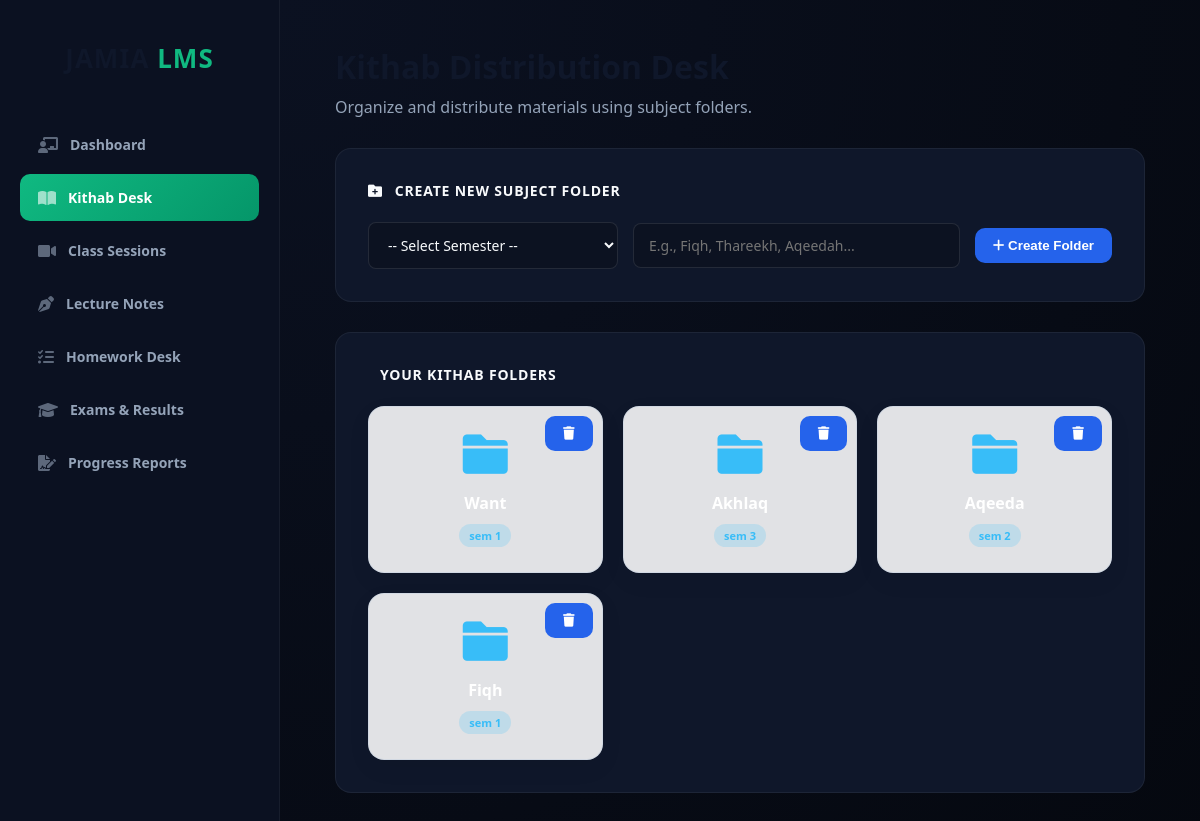
The app's page /teacher/kithabs (signed in) with its own data.
### tables this page shows
CREATE TABLE folders (id INTEGER PRIMARY KEY AUTOINCREMENT, name TEXT NOT NULL, module TEXT NOT NULL, teacher TEXT NOT NULL, created_at TIMESTAMP DEFAULT CURRENT_TIMESTAMP, semester_id INTEGER DEFAULT 0);

CREATE TABLE semesters (id INTEGER PRIMARY KEY AUTOINCREMENT, name TEXT UNIQUE NOT NULL, created_at TIMESTAMP DEFAULT CURRENT_TIMESTAMP);

### app.py (the view)
@app.route('/teacher/kithabs')
def teacher_kithabs():
    if 'username' not in session or session.get('role') != 'teacher': return redirect(url_for('login'))
    conn = get_db()
    semesters = conn.execute('SELECT * FROM semesters ORDER BY id ASC').fetchall()
    folders = conn.execute('SELECT f.id, f.name, f.module, f.teacher, f.created_at, f.semester_id, s.name as sem_name FROM folders f LEFT JOIN semesters s ON f.semester_id = s.id WHERE f.module="kithabs" ORDER BY f.id DESC').fetchall()
    conn.close()
    return render_template('teacher_kithabs.html', folders=folders, current_folder=None, semesters=semesters)

### app.py (called while the page is built)
def get_db():
    conn = sqlite3.connect(DB_PATH)
    conn.row_factory = sqlite3.Row
    return conn

### templates/teacher_kithabs.html (shortened to what this page needs)
<!DOCTYPE html>
<html lang="en">
<head>
    <link rel="stylesheet" href="https://cdnjs.cloudflare.com/ajax/libs/font-awesome/6.0.0/css/all.min.css">
    <link rel="stylesheet" href="{{ url_for('static', filename='style.css') }}?v=17.0">
</head>
<body>
    <div class="side-nav-menu">
        <div style="text-align: center; margin-bottom: 45px; padding-top: 15px;">
            <h2 style="margin: 0; font-size: 26px; font-weight: 800; letter-spacing: 1px;">JAMIA <span style="color: #10b981;">LMS</span></h2>
        </div>
        <a href="{{ url_for('teacher_dashboard') }}" class="nav-link"><i class="fas fa-chalkboard-teacher"></i> Dashboard</a>
        <a href="{{ url_for('teacher_kithabs') }}" class="nav-link active"><i class="fas fa-book-open"></i> Kithab Desk</a>
        <a href="{{ url_for('teacher_classes') }}" class="nav-link"><i class="fas fa-video"></i> Class Sessions</a>
        <a href="{{ url_for('teacher_notes') }}" class="nav-link"><i class="fas fa-pen-nib"></i> Lecture Notes</a>
        <a href="{{ url_for('teacher_works') }}" class="nav-link"><i class="fas fa-tasks"></i> Homework Desk</a>
        <a href="{{ url_for('teacher_exams') }}" class="nav-link"><i class="fas fa-graduation-cap"></i> Exams & Results</a>
        <a href="{{ url_for('teacher_reports') }}" class="nav-link"><i class="fas fa-file-signature"></i> Progress Reports</a>
    </div>
    <main class="main-content">
        {% if current_folder %}
            <div style="display: flex; justify-content: space-between; align-items: center; margin-bottom: 30px;">
                <h1 style="margin: 0;"><i class="fa-solid fa-folder-open" style="color: #38bdf8;"></i> Subject: {{ current_folder[1] }}</h1>
                <a href="{{ url_for('teacher_kithabs') }}" class="btn-primary" style="background: #334155 !important;"><i class="fa-solid fa-arrow-left"></i> Back to Folders</a>
            </div>
            {% with messages = get_flashed_messages(with_categories=true) %}
                {% if messages %}{% for category, message in messages %}<div style="background: rgba(16,185,129,0.1); padding: 15px; color: #10b981; border: 1px solid #10b981; border-radius: 8px; margin-bottom: 20px;">{{ message }}</div>{% endfor %}{% endif %}
            {% endwith %}
            <div class="dash-wrapper">
                <div class="section-header"><i class="fas fa-cloud-upload-alt"></i> Upload to '{{ current_folder[1] }}'</div>
                <form action="{{ url_for('teacher_kithabs_inside', folder_id=current_folder[0]) }}" method="POST" enctype="multipart/form-data">
                    <input type="text" name="title" class="modern-input" placeholder="Kithab Title / Chapter Name" required>
                    <input type="file" name="pdf_file" class="modern-input" accept=".pdf" required>
                    <button type="submit" class="btn-primary"><i class="fas fa-upload"></i> Distribute Kithab</button>
                </form>
            </div>
            <div class="dash-wrapper">
                <div class="section-header"><i class="fas fa-book"></i> Materials in this Folder</div>
                <table>
                    <thead><tr><th>Kithab Title</th><th>File</th><th>Action</th></tr></thead>
                    <tbody>
                        {% if kithabs %}
                            {% for k in kithabs %}
                            <tr>
                                <td><strong>{{ k[1] }}</strong></td>
                                <td><a href="{{ url_for('uploaded_file', filename=k[2]) }}" target="_blank" style="color: #38bdf8; text-decoration: none;"><i class="fas fa-file-pdf"></i> {{ k[2][:20] }}...</a></td>
                                <td>
                                    <form action="{{ url_for('delete_kithab', kithab_id=k[0]) }}" method="POST" style="margin: 0;" onsubmit="return confirm('Delete this kithab?');">
                                        <button type="submit" style="background: rgba(239,68,68,0.1); color: #ef4444; border: none; padding: 8px 12px; border-radius: 6px; cursor: pointer;"><i class="fas fa-trash"></i></button>
                                    </form>
                                </td>
                            </tr>
                            {% endfor %}
                        {% else %}
                            <tr><td colspan="3" style="text-align: center; color: #64748b;">No materials in this folder yet.</td></tr>
                        {% endif %}
                    </tbody>
                </table>
            </div>
        {% else %}
            <div style="margin-bottom: 30px;">
                <h1 style="margin: 0; font-size: 32px; font-weight: 800;">Kithab Distribution Desk</h1>
                <p style="margin: 8px 0 0 0; font-size: 16px; color: #94a3b8;">Organize and distribute materials using subject folders.</p>
            </div>
            <div class="dash-wrapper">
                <div class="section-header"><i class="fa-solid fa-folder-plus"></i> Create New Subject Folder</div>
                <form action="{{ url_for('create_folder') }}" method="POST" style="display: flex; gap: 15px; align-items: center;">
                    <select name="semester_id" class="modern-input" style="margin: 0; width: 250px;" required>
                        <option value="" disabled selected>-- Select Semester --</option>
                    </select>
                    <input type="text" name="name" class="modern-input" placeholder="E.g., Fiqh, Thareekh, Aqeedah..." required style="margin: 0; flex: 1;">
                    <button type="submit" class="btn-primary" style="white-space: nowrap;"><i class="fa-solid fa-plus"></i> Create Folder</button>
                </form>
            </div>
            <div class="dash-wrapper">
                <div class="section-header"> Your Kithab Folders</div>
                <div class="folder-grid">
                    {% if folders %}
                        {% for f in folders %}
                            <div style="position: relative;">
                                <a href="{{ url_for('teacher_kithabs_inside', folder_id=f[0]) }}" class="subject-folder-box">
                                    <i class="fa-solid fa-folder"></i>
                                    <h3>{{ f[1] }}</h3>
                                    <span style="display: inline-block; margin-top: 10px; background: rgba(56, 189, 248, 0.2); color: #38bdf8; padding: 4px 10px; border-radius: 12px; font-size: 11px; font-weight: 700;">
                                        {% if f[6] %}{{ f[6] }}{% else %}Public Folder{% endif %}
                                    </span>
                                </a>
                                <form action="{{ url_for('delete_folder', folder_id=f[0]) }}" method="POST" onsubmit="return confirm('WARNING: Are you sure you want to delete this folder and ALL kithabs inside it?');">
                                    <button type="submit" class="folder-delete-btn"><i class="fa-solid fa-trash"></i></button>
                                </form>
                            </div>
                        {% endfor %}
                    {% else %}
                        <p style="color: #94a3b8; grid-column: 1 / -1;">No folders created yet.</p>
                    {% endif %}
                </div>
            </div>
        {% endif %}
    </main>
</body>
</html>

### static/style.css (style rules this page uses)
* { box-sizing: border-box; transition: background-color 0.2s ease, border-color 0.2s ease, color 0.2s ease, transform 0.15s ease, box-shadow 0.2s ease; }
body { margin: 0; font-family: 'Segoe UI', -apple-system, BlinkMacSystemFont, Roboto, sans-serif; background: #fdfbf5 !important; color: #0f172a !important; min-height: 100vh; }
body:not(.dark-mode) .card, body:not(.dark-mode) [class*="card"], body:not(.dark-mode) [class*="desk"], body:not(.dark-mode) [class*="panel"], body:not(.dark-mode) [class*="box"], body:not(.dark-mode) [class*="container"], body:not(.dark-mode) [style*="background: white"], body:not(.dark-mode) [style*="background-color: white"], body:not(.dark-mode) [style*="background: #fff"], body:not(.dark-mode) [style*="background:#fff"], body:not(.dark-mode) [style*="background: #ffffff"], body:not(.dark-mode) [style*="background:#ffffff"] { background: rgba(255, 255, 255, 0.88) !important; backdrop-filter: blur(12px) !important; border-radius: 16px !important; border: 1px solid rgba(203, 213, 225, 0.7) !important; box-shadow: 0 8px 24px rgba(0, 0, 0, 0.05) !important; color: #0f172a !important; }
body:not(.dark-mode) button, body:not(.dark-mode) .btn, body:not(.dark-mode) .btn-action, body:not(.dark-mode) .btn-submit, body:not(.dark-mode) input[type="submit"] { background: #2563eb !important; color: #ffffff !important; border-radius: 10px !important; padding: 10px 18px !important; font-weight: 600 !important; border: none !important; cursor: pointer !important; }

### templates/teacher_kithabs.html (style rules this page uses)
body { margin: 0; display: flex; background: #05080f !important; color: #f8fafc; font-family: 'Segoe UI', system-ui, sans-serif; height: 100vh; overflow: hidden; }
.side-nav-menu { width: 280px; background: #0b1121 !important; padding: 25px 20px; border-right: 1px solid rgba(255,255,255,0.05); display: flex; flex-direction: column; z-index: 10; }
.main-content { flex: 1; padding: 45px 55px; overflow-y: auto; background: radial-gradient(circle at top left, #0b1121, #05080f) !important; }
.nav-link { display: flex; align-items: center; gap: 12px; color: #94a3b8 !important; text-decoration: none; padding: 14px 18px; border-radius: 10px; margin-bottom: 6px; font-size: 14px; font-weight: 600; transition: all 0.3s ease; }
.nav-link i { font-size: 16px; opacity: 0.6; }
.nav-link.active { background: linear-gradient(135deg, #10b981, #059669) !important; color: #ffffff !important; }
.dash-wrapper { background: #0f172a !important; border: 1px solid rgba(255, 255, 255, 0.06) !important; border-radius: 16px !important; padding: 32px; margin-bottom: 30px; }
.section-header { font-size: 14px; font-weight: 800; margin-bottom: 22px; display: flex; align-items: center; gap: 12px; letter-spacing: 0.8px; text-transform: uppercase; color: #f8fafc !important; }
.modern-input { width: 100%; box-sizing: border-box; background: rgba(0,0,0,0.2); border: 1px solid rgba(255,255,255,0.1); border-radius: 8px; padding: 12px 15px; color: #f8fafc; font-family: inherit; font-size: 14px; margin-bottom: 15px; }
.btn-primary { background: linear-gradient(135deg, #10b981, #059669) !important; color: white !important; border: none; padding: 12px 25px; border-radius: 8px; font-weight: 600; cursor: pointer; text-decoration: none; display: inline-block; }
.folder-grid { display: grid; grid-template-columns: repeat(auto-fill, minmax(190px, 1fr)); gap: 20px; margin-top: 15px; }
.subject-folder-box { background: #1e293b !important; border: 1px solid #334155 !important; border-radius: 12px; padding: 25px 20px; text-align: center; text-decoration: none; transition: all 0.3s ease; display: block; position: relative; }
.subject-folder-box i { font-size: 45px; color: #38bdf8 !important; margin-bottom: 15px; display: block; }
.subject-folder-box h3 { margin: 0; font-size: 16px; color: #ffffff !important; font-weight: 700; text-transform: capitalize; }
.folder-delete-btn { position: absolute; top: 10px; right: 10px; background: #fee2e2 !important; color: #ef4444 !important; border: none; padding: 6px 10px; border-radius: 6px; cursor: pointer; transition: 0.3s; z-index: 5; }

### records on screen
folders: name "Want", name "sem 1"
folders: name "Akhlaq", name "sem 3"
folders: name "Aqeeda", name "sem 2"
folders: name "Fiqh", name "sem 1"
